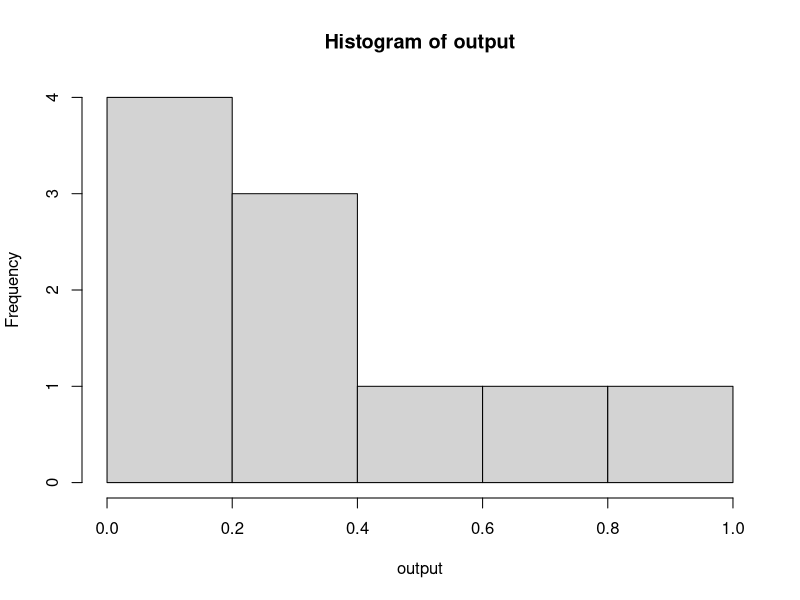
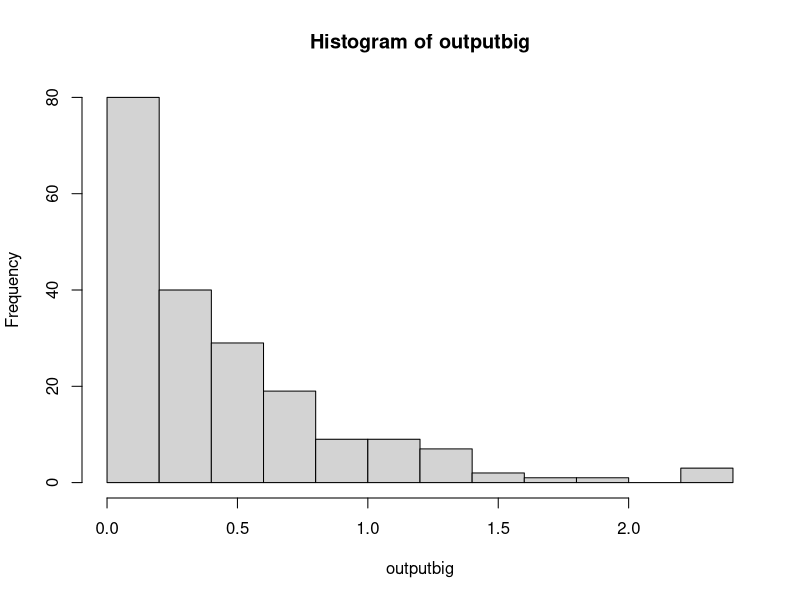

Write the R code that produced these figures, in order.
#M200A COALESCENCE EXERCISES,Dr. Kirk Lohmueller, Fall 2015
#Hayley Stansell
#
#
getwd()
setwd("C:\\Users\\Hayley\\eeb201hayleystansell")
getwd()
#
#
?rexp
#
output<-rexp(10,2)
#[1] 0.21809588 1.70468865 1.24958590 0.03783002 0.65334166 0.31265010 0.25168173 0.32412173 0.05198139 0.64820064
output
hist(output)
#This shows that most outputs are clustering just below 0.5
outputbig<-rexp(200,2)
outputbig
mean(outputbig)
#[1] 0.4781231
hist(outputbig)
